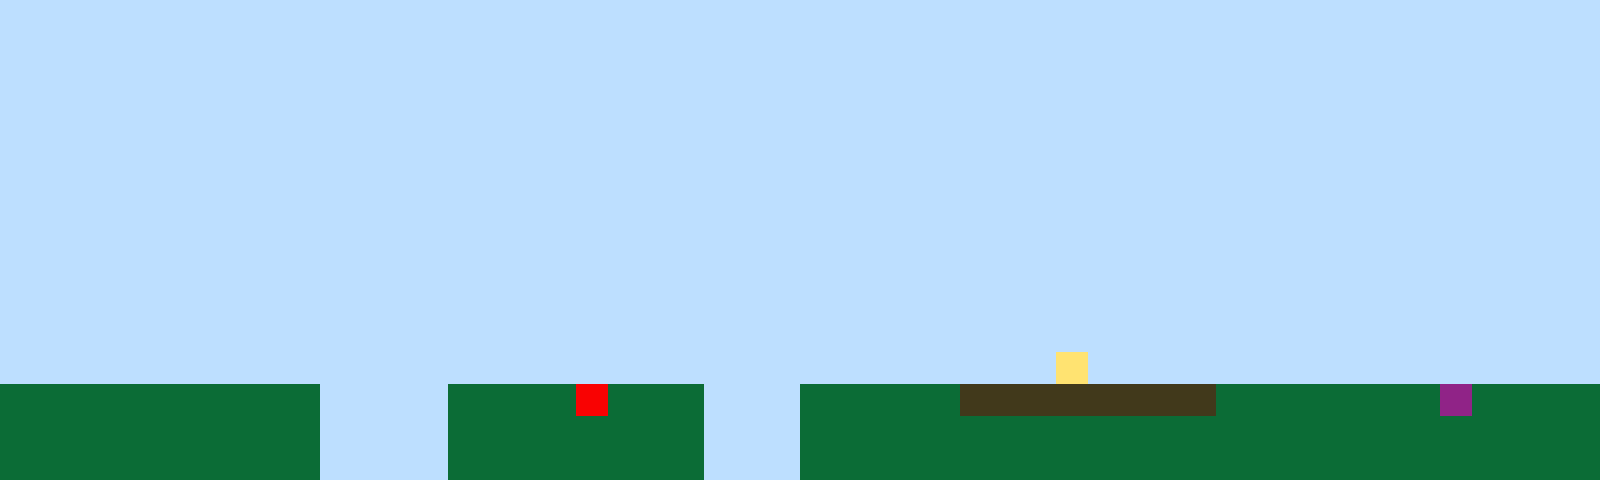

A level layout from a 2D game, rendered from its tile map. Below: a short description, then the map file with its tile-grid data intact:
An orthogonal 50x15 tile map with 32x32 px tiles, 1 tile layer (Tile Layer 1).

<map version="1.10" tiledversion="1.11.2" orientation="orthogonal" renderorder="right-up" width="50" height="15" tilewidth="32" tileheight="32" infinite="0" nextlayerid="2" nextobjectid="1"><editorsettings><export target="map1.csv" format="csv" /></editorsettings><tileset firstgid="1" name="sprites" tilewidth="32" tileheight="32" tilecount="6" columns="3"><image source="sprites.png" width="96" height="64" /></tileset><layer id="1" name="Tile Layer 1" width="50" height="15"><data encoding="csv">1,1,1,1,1,1,1,1,1,1,1,1,1,1,1,1,1,1,1,1,1,1,1,1,1,1,1,1,1,1,1,1,1,1,1,1,1,1,1,1,1,1,1,1,1,1,1,1,1,1,1,1,1,1,1,1,1,1,1,1,1,1,1,1,1,1,1,1,1,1,1,1,1,1,1,1,1,1,1,1,1,1,1,1,1,1,1,1,1,1,1,1,1,1,1,1,1,1,1,1,1,1,1,1,1,1,1,1,1,1,1,1,1,1,1,1,1,1,1,1,1,1,1,1,1,1,1,1,1,1,1,1,1,1,1,1,1,1,1,1,1,1,1,1,1,1,1,1,1,1,1,1,1,1,1,1,1,1,1,1,1,1,1,1,1,1,1,1,1,1,1,1,1,1,1,1,1,1,1,1,1,1,1,1,1,1,1,1,1,1,1,1,1,1,1,1,1,1,1,1,1,1,1,1,1,1,1,1,1,1,1,1,1,1,1,1,1,1,1,1,1,1,1,1,1,1,1,1,1,1,1,1,1,1,1,1,1,1,1,1,1,1,1,1,1,1,1,1,1,1,1,1,1,1,1,1,1,1,1,1,1,1,1,1,1,1,1,1,1,1,1,1,1,1,1,1,1,1,1,1,1,1,1,1,1,1,1,1,1,1,1,1,1,1,1,1,1,1,1,1,1,1,1,1,1,1,1,1,1,1,1,1,1,1,1,1,1,1,1,1,1,1,1,1,1,1,1,1,1,1,1,1,1,1,1,1,1,1,1,1,1,1,1,1,1,1,1,1,1,1,1,1,1,1,1,1,1,1,1,1,1,1,1,1,1,1,1,1,1,1,1,1,1,1,1,1,1,1,1,1,1,1,1,1,1,1,1,1,1,1,1,1,1,1,1,1,1,1,1,1,1,1,1,1,1,1,1,1,1,1,1,1,1,1,1,1,1,1,1,1,1,1,1,1,1,1,1,1,1,1,1,1,1,1,1,1,1,1,1,1,1,1,1,1,1,1,1,1,1,1,1,1,1,1,1,1,1,1,1,1,1,1,1,1,1,1,1,1,1,1,1,1,1,1,1,1,1,1,1,1,1,1,1,1,1,1,1,1,1,1,1,1,1,1,1,1,1,1,1,1,1,1,1,1,1,1,1,1,1,1,1,1,1,1,1,1,1,1,1,1,1,1,1,1,1,1,1,1,1,1,1,1,1,1,1,1,1,1,1,1,1,1,1,1,1,1,1,1,1,1,1,1,1,1,1,1,1,1,1,1,1,1,1,1,1,1,1,1,1,1,1,1,1,1,1,1,1,1,1,1,1,1,1,4,1,1,1,1,1,1,1,1,1,1,1,1,1,1,1,1,2,2,2,2,2,2,2,2,2,2,1,1,1,1,2,2,2,2,5,2,2,2,1,1,1,2,2,2,2,2,3,3,3,3,3,3,3,3,2,2,2,2,2,2,2,6,2,2,2,2,2,2,2,2,2,2,2,2,2,2,1,1,1,1,2,2,2,2,2,2,2,2,1,1,1,2,2,2,2,2,2,2,2,2,2,2,2,2,2,2,2,2,2,2,2,2,2,2,2,2,2,2,2,2,2,2,2,2,2,2,1,1,1,1,2,2,2,2,2,2,2,2,1,1,1,2,2,2,2,2,2,2,2,2,2,2,2,2,2,2,2,2,2,2,2,2,2,2,2,2</data></layer></map>
